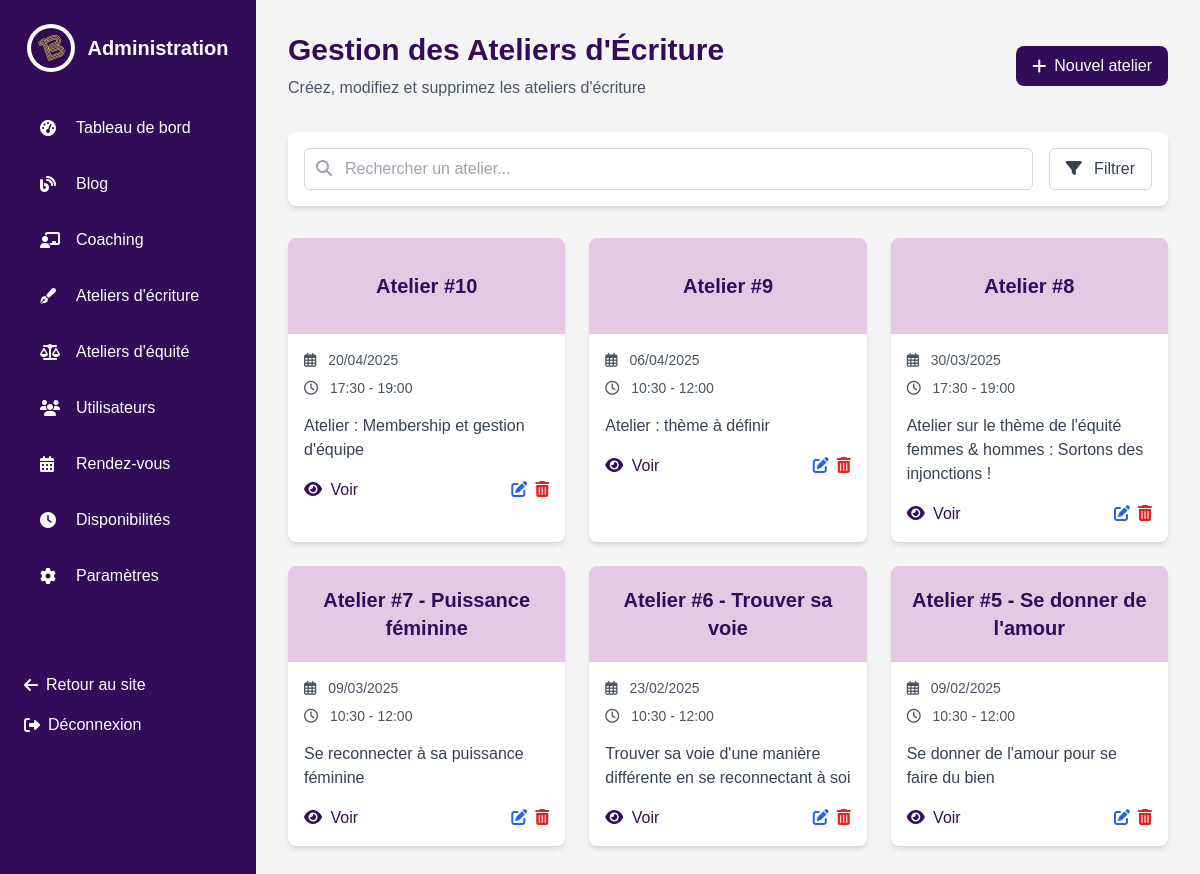
The page /frontend/admin/writingAdmin.php on the database its author committed.
### tables this page shows
CREATE TABLE `atelier_ecriture` (
  `id` int(11) NOT NULL,
  `titre` varchar(255) NOT NULL,
  `description` text NOT NULL,
  `date` date NOT NULL,
  `heure_debut` time NOT NULL,
  `heure_fin` time NOT NULL
);

### frontend/admin/writingAdmin.php (the view, shortened to what this page needs)
<?php
require("../../backend/utils/ConnectToBDD.php");
$query = "SELECT * FROM atelier_ecriture ORDER BY id DESC";
$stmt = $pdo->prepare($query);
$stmt->execute();
$workshops = $stmt->fetchAll(PDO::FETCH_ASSOC);
?>
<!DOCTYPE html>
<html lang="fr">
<head>
    <script src="https://cdn.tailwindcss.com"></script>
    <link rel="stylesheet" href="https://cdnjs.cloudflare.com/ajax/libs/font-awesome/6.4.0/css/all.min.css">
</head>
<body class="bg-lightgray text-darkgray">
    <div class="flex min-h-screen">
        <aside class="w-64 bg-violet text-white fixed h-full overflow-y-auto">
            <div class="p-6">
                <div class="flex items-center justify-center mb-8">
                    <img src="../../src/img/logo.jpg" alt="Logo Ligne 13" class="h-12 w-auto bg-white rounded-full p-1">
                    <h1 class="text-xl font-bold ml-3">Administration</h1>
                </div>
                <nav>
                    <ul class="space-y-2">
                        <li>
                            <a href="../admin.php" class="flex items-center px-4 py-3 rounded-lg hover:bg-violet/80 transition-colors">
                                <i class="fas fa-tachometer-alt w-6"></i>
                                <span class="ml-3">Tableau de bord</span>
                            </a>
                        </li>
                        <li>
                            <a href="blogAdmin.php" class="flex items-center px-4 py-3 rounded-lg hover:bg-violet/80 transition-colors">
                                <i class="fas fa-blog w-6"></i>
                                <span class="ml-3">Blog</span>
                            </a>
                        </li>
                        <li>
                            <a href="coachingAdmin.php" class="flex items-center px-4 py-3 rounded-lg hover:bg-violet/80 transition-colors">
                                <i class="fas fa-chalkboard-teacher w-6"></i>
                                <span class="ml-3">Coaching</span>
                            </a>
                        </li>
                        <li>
                            <a href="writingAdmin.php" class="flex items-center px-4 py-3 rounded-lg hover:bg-violet/80 transition-colors">
                                <i class="fas fa-pen-fancy w-6"></i>
                                <span class="ml-3">Ateliers d'écriture</span>
                            </a>
                        </li>
                        <li>
                            <a href="equityAdmin.php" class="flex items-center px-4 py-3 rounded-lg hover:bg-violet/80 transition-colors">
                                <i class="fas fa-balance-scale w-6"></i>
                                <span class="ml-3">Ateliers d'équité</span>
                            </a>
                        </li>
                        <li>
                            <a href="usersAdmin.php" class="flex items-center px-4 py-3 rounded-lg hover:bg-violet/80 transition-colors">
                                <i class="fas fa-users w-6"></i>
                                <span class="ml-3">Utilisateurs</span>
                            </a>
                        </li>
                        <li>
                            <a href="appointmentsAdmin.php" class="flex items-center px-4 py-3 rounded-lg bg-violet/80 transition-colors">
                                <i class="fas fa-calendar-alt w-6"></i>
                                <span class="ml-3">Rendez-vous</span>
                            </a>
                        </li>
                        <li>
                            <a href="availabilityAdmin.php" class="flex items-center px-4 py-3 rounded-lg hover:bg-violet/80 transition-colors">
                                <i class="fas fa-clock w-6"></i>
                                <span class="ml-3">Disponibilités</span>
                            </a>
                        </li>
                        <li>
                            <a href="#" class="flex items-center px-4 py-3 rounded-lg hover:bg-violet/80 transition-colors">
                                <i class="fas fa-cog w-6"></i>
                                <span class="ml-3">Paramètres</span>
                            </a>
                        </li>
                    </ul>
                </nav>
            </div>
            <div class="p-6 border-t border-violet/30 mt-6">
                <a href="../frontend/index.php" class="flex items-center text-white hover:text-jaune transition-colors">
                    <i class="fas fa-arrow-left mr-2"></i>
                    <span>Retour au site</span>
                </a>
                <a href="../backend/DisconnectUser.php" class="flex items-center text-white hover:text-jaune transition-colors mt-4">
                    <i class="fas fa-sign-out-alt mr-2"></i>
                    <span>Déconnexion</span>
                </a>
            </div>
        </aside>
        <main class="flex-1 ml-64 p-8">
            <div class="flex justify-between items-center mb-8">
                <div>
                    <h1 class="text-3xl font-bold text-violet">Gestion des Ateliers d'Écriture</h1>
                    <p class="text-gray-600 mt-2">Créez, modifiez et supprimez les ateliers d'écriture</p>
                </div>
                <button class="bg-violet text-white px-4 py-2 rounded-lg hover:bg-violet/90 transition-colors flex items-center" id="newWorkshopBtn">
                    <i class="fas fa-plus mr-2"></i>
                    Nouvel atelier
                </button>
            </div>
            <div class="bg-white rounded-lg shadow-md p-4 mb-8 animate-hidden animate-element">
                <div class="flex flex-col md:flex-row md:items-center md:justify-between gap-4">
                    <div class="relative flex-1">
                        <input type="text" placeholder="Rechercher un atelier..." class="w-full pl-10 pr-4 py-2 border border-gray-300 rounded-md focus:outline-none focus:ring-2 focus:ring-violet focus:border-transparent">
                        <i class="fas fa-search absolute left-3 top-3 text-gray-400"></i>
                    </div>
                    <div class="flex items-center">
                        <button class="px-4 py-2 border border-gray-300 rounded-md text-gray-700 hover:bg-gray-50 transition-colors">
                            <i class="fas fa-filter mr-2"></i>
                            Filtrer
                        </button>
                    </div>
                </div>
            </div>
            <div class="grid grid-cols-1 md:grid-cols-2 lg:grid-cols-3 gap-6">
                <?php if (empty($workshops)): ?>
                    <div class="col-span-3 text-center py-8">
                        <p class="text-gray-500">Aucun atelier d'écriture trouvé. Créez votre premier atelier !</p>
                    </div>
                <?php else: ?>
                    <?php foreach ($workshops as $index => $workshop): ?>
                        <div class="bg-white rounded-lg shadow-md overflow-hidden workshop-card animate-hidden animate-element <?= $index % 2 ? 'animate-delay-100' : ''; ?>">
                            <div class="h-24 bg-mauve relative">
                                <div class="absolute inset-0 flex items-center justify-center">
                                    <h3 class="text-xl font-bold text-violet text-center px-4"><?= htmlspecialchars($workshop['titre']); ?></h3>
                                </div>
                            </div>
                            <div class="p-4">
                                <p class="text-gray-600 text-sm mb-2">
                                    <i class="far fa-calendar-alt mr-2"></i>
                                    <?= date('d/m/Y', strtotime($workshop['date'])); ?>
                                </p>
                                <p class="text-gray-600 text-sm mb-4">
                                    <i class="far fa-clock mr-2"></i>
                                    <?= substr($workshop['heure_debut'], 0, 5); ?> - <?= substr($workshop['heure_fin'], 0, 5); ?>
                                </p>
                                <p class="text-gray-700 mb-4 line-clamp-3">
                                    <?= htmlspecialchars(substr($workshop['description'], 0, 150)) . (strlen($workshop['description']) > 150 ? '...' : ''); ?>
                                </p>
                                <div class="flex justify-between items-center">
                                    <a href="../writing-workshops.php" class="text-violet hover:text-violet/80 transition-colors" target="_blank">
                                        <i class="fas fa-eye mr-1"></i>
                                        Voir
                                    </a>
                                    <div class="flex space-x-2">
                                        <button class="text-blue-600 hover:text-blue-800 transition-colors edit-workshop" data-id="<?= $workshop['id']; ?>">
                                            <i class="fas fa-edit"></i>
                                        </button>
                                        <button class="text-red-600 hover:text-red-800 transition-colors delete-workshop" data-id="<?= $workshop['id']; ?>">
                                            <i class="fas fa-trash-alt"></i>
                                        </button>
                                    </div>
                                </div>
                            </div>
                        </div>
                    <?php endforeach; ?>
                <?php endif; ?>
            </div>
        </main>
    </div>
</body>
</html>

### frontend/admin/writingAdmin.php (style rules this page uses)
body { font-family: 'Arial', sans-serif; }
.animate-hidden { opacity: 0; transform: translateY(30px); transition: opacity 0.8s ease, transform 0.8s ease; }
.animate-visible { opacity: 1; transform: translateY(0); }
.animate-delay-100 { transition-delay: 0.1s; }
.workshop-card { transition: all 0.3s ease; }

### rows shown on the page
atelier_ecriture: titre "Atelier #10", date "20/04/2025", heure_debut "17:30", heure_fin "19:00", description "Atelier : Membership et gestion d'équipe"
atelier_ecriture: titre "Atelier #9", date "06/04/2025", heure_debut "10:30", heure_fin "12:00", description "Atelier : thème à définir"
atelier_ecriture: titre "Atelier #8", date "30/03/2025", heure_debut "17:30", heure_fin "19:00", description "Atelier sur le thème de l'équité femmes & hommes : Sortons des injonctions !"
atelier_ecriture: titre "Atelier #7 - Puissance féminine", date "09/03/2025", heure_debut "10:30", heure_fin "12:00", description "Se reconnecter à sa puissance féminine"
atelier_ecriture: titre "Atelier #6 - Trouver sa voie", date "23/02/2025", heure_debut "10:30", heure_fin "12:00", description "Trouver sa voie d'une manière différente en se reconnectant à soi"
atelier_ecriture: titre "Atelier #5 - Se donner de l'amour", date "09/02/2025", heure_debut "10:30", heure_fin "12:00", description "Se donner de l'amour pour se faire du bien"
